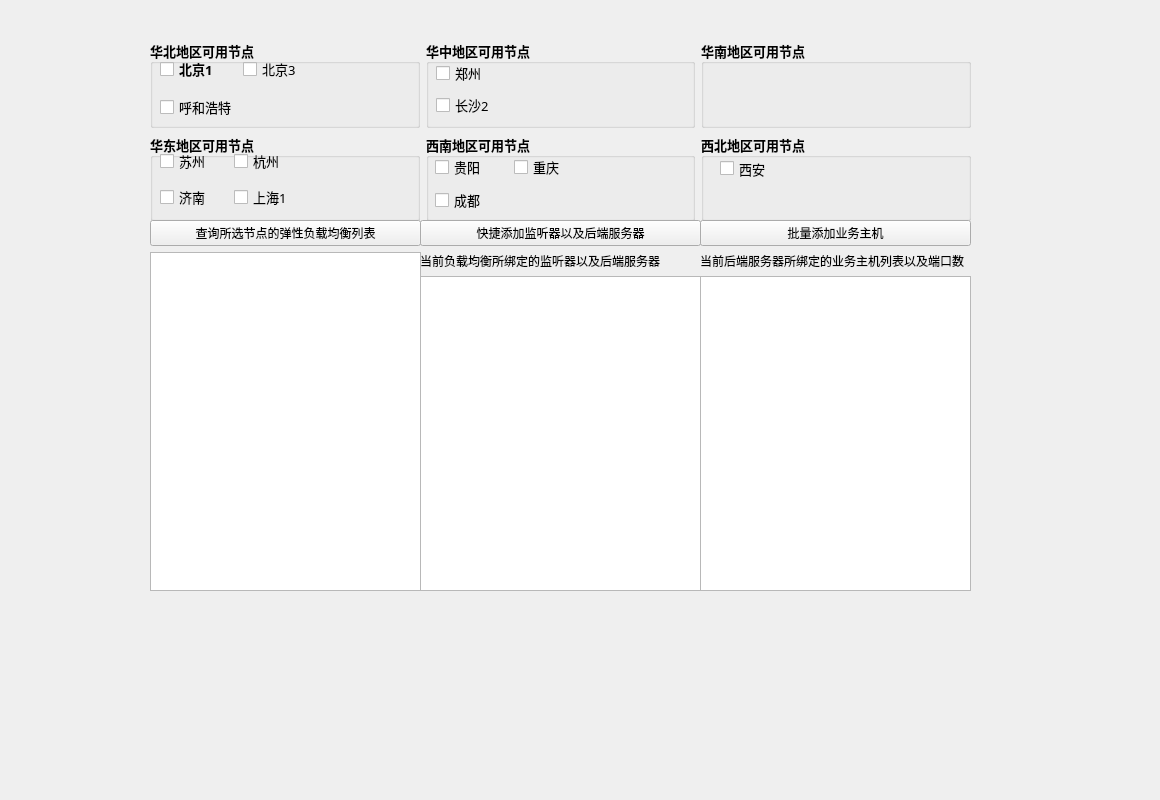
<?xml version="1.0" encoding="UTF-8"?>
<ui version="4.0">
 <class>Form</class>
 <widget class="QWidget" name="Form">
  <property name="geometry">
   <rect>
    <x>0</x>
    <y>0</y>
    <width>1160</width>
    <height>800</height>
   </rect>
  </property>
  <property name="windowTitle">
   <string>Form</string>
  </property>
  <property name="styleSheet">
   <string notr="true">#Form{border-image: url(:/img/main2.jpg);}</string>
  </property>
  <widget class="QWidget" name="widget" native="true">
   <property name="geometry">
    <rect>
     <x>150</x>
     <y>40</y>
     <width>821</width>
     <height>181</height>
    </rect>
   </property>
   <layout class="QGridLayout" name="gridLayout">
    <item row="0" column="1">
     <widget class="QGroupBox" name="groupBox_3">
      <property name="font">
       <font>
        <family>微软雅黑</family>
        <pointsize>10</pointsize>
        <bold>true</bold>
       </font>
      </property>
      <property name="title">
       <string>华中地区可用节点</string>
      </property>
      <widget class="QWidget" name="widget_3" native="true">
       <property name="geometry">
        <rect>
         <x>10</x>
         <y>20</y>
         <width>66</width>
         <height>58</height>
        </rect>
       </property>
       <layout class="QGridLayout" name="gridLayout_5">
        <item row="0" column="0">
         <widget class="QCheckBox" name="ZhengzhoucheckBox_3">
          <property name="font">
           <font>
            <family>微软雅黑</family>
            <pointsize>10</pointsize>
            <bold>false</bold>
           </font>
          </property>
          <property name="text">
           <string>郑州</string>
          </property>
         </widget>
        </item>
        <item row="1" column="0">
         <widget class="QCheckBox" name="Changsha2checkBox_4">
          <property name="font">
           <font>
            <family>微软雅黑</family>
            <pointsize>10</pointsize>
            <bold>false</bold>
           </font>
          </property>
          <property name="text">
           <string>长沙2</string>
          </property>
         </widget>
        </item>
       </layout>
      </widget>
     </widget>
    </item>
    <item row="1" column="0">
     <widget class="QGroupBox" name="groupBox_2">
      <property name="font">
       <font>
        <family>微软雅黑</family>
        <pointsize>10</pointsize>
        <bold>true</bold>
       </font>
      </property>
      <property name="title">
       <string>华东地区可用节点</string>
      </property>
      <widget class="QWidget" name="widget_4" native="true">
       <property name="geometry">
        <rect>
         <x>10</x>
         <y>10</y>
         <width>141</width>
         <height>71</height>
        </rect>
       </property>
       <layout class="QGridLayout" name="gridLayout_3">
        <item row="0" column="0">
         <widget class="QCheckBox" name="SuzhoucheckBox_6">
          <property name="font">
           <font>
            <family>微软雅黑</family>
            <pointsize>10</pointsize>
            <bold>false</bold>
           </font>
          </property>
          <property name="text">
           <string>苏州</string>
          </property>
         </widget>
        </item>
        <item row="0" column="1">
         <widget class="QCheckBox" name="HangzhoucheckBox_8">
          <property name="font">
           <font>
            <family>微软雅黑</family>
            <pointsize>10</pointsize>
            <bold>false</bold>
           </font>
          </property>
          <property name="text">
           <string>杭州</string>
          </property>
         </widget>
        </item>
        <item row="1" column="0">
         <widget class="QCheckBox" name="JinancheckBox_5">
          <property name="font">
           <font>
            <family>微软雅黑</family>
            <pointsize>10</pointsize>
            <bold>false</bold>
           </font>
          </property>
          <property name="text">
           <string>济南</string>
          </property>
         </widget>
        </item>
        <item row="1" column="1">
         <widget class="QCheckBox" name="ShanghaicheckBox_7">
          <property name="font">
           <font>
            <family>微软雅黑</family>
            <pointsize>10</pointsize>
            <bold>false</bold>
           </font>
          </property>
          <property name="text">
           <string>上海1</string>
          </property>
         </widget>
        </item>
       </layout>
      </widget>
     </widget>
    </item>
    <item row="1" column="1">
     <widget class="QGroupBox" name="groupBox_4">
      <property name="font">
       <font>
        <family>微软雅黑</family>
        <pointsize>10</pointsize>
        <bold>true</bold>
       </font>
      </property>
      <property name="title">
       <string>西南地区可用节点</string>
      </property>
      <widget class="QWidget" name="widget_5" native="true">
       <property name="geometry">
        <rect>
         <x>9</x>
         <y>19</y>
         <width>151</width>
         <height>61</height>
        </rect>
       </property>
       <layout class="QGridLayout" name="gridLayout_4">
        <item row="0" column="0">
         <widget class="QCheckBox" name="GuiyangcheckBox_10">
          <property name="font">
           <font>
            <family>微软雅黑</family>
            <pointsize>10</pointsize>
            <bold>false</bold>
           </font>
          </property>
          <property name="text">
           <string>贵阳</string>
          </property>
         </widget>
        </item>
        <item row="0" column="1">
         <widget class="QCheckBox" name="ChongqingcheckBox_11">
          <property name="font">
           <font>
            <family>微软雅黑</family>
            <pointsize>10</pointsize>
            <bold>false</bold>
           </font>
          </property>
          <property name="text">
           <string>重庆</string>
          </property>
         </widget>
        </item>
        <item row="1" column="0">
         <widget class="QCheckBox" name="ChengducheckBox_9">
          <property name="font">
           <font>
            <family>微软雅黑</family>
            <pointsize>10</pointsize>
            <bold>false</bold>
           </font>
          </property>
          <property name="text">
           <string>成都</string>
          </property>
         </widget>
        </item>
       </layout>
      </widget>
     </widget>
    </item>
    <item row="0" column="0">
     <widget class="QGroupBox" name="groupBox">
      <property name="font">
       <font>
        <family>微软雅黑</family>
        <pointsize>10</pointsize>
        <bold>true</bold>
       </font>
      </property>
      <property name="styleSheet">
       <string notr="true"/>
      </property>
      <property name="title">
       <string>华北地区可用节点</string>
      </property>
      <widget class="QWidget" name="widget_2" native="true">
       <property name="geometry">
        <rect>
         <x>10</x>
         <y>10</y>
         <width>156</width>
         <height>78</height>
        </rect>
       </property>
       <layout class="QGridLayout" name="gridLayout_2">
        <item row="0" column="0">
         <widget class="QCheckBox" name="Beijing1checkBox">
          <property name="text">
           <string>北京1</string>
          </property>
         </widget>
        </item>
        <item row="0" column="1">
         <widget class="QCheckBox" name="Beijing3checkBox">
          <property name="font">
           <font>
            <family>微软雅黑</family>
            <pointsize>10</pointsize>
            <bold>false</bold>
           </font>
          </property>
          <property name="text">
           <string>北京3</string>
          </property>
         </widget>
        </item>
        <item row="1" column="0">
         <widget class="QCheckBox" name="HuhehaotecheckBox_2">
          <property name="font">
           <font>
            <family>微软雅黑</family>
            <pointsize>10</pointsize>
            <bold>false</bold>
           </font>
          </property>
          <property name="text">
           <string>呼和浩特</string>
          </property>
         </widget>
        </item>
       </layout>
      </widget>
     </widget>
    </item>
    <item row="0" column="2">
     <widget class="QGroupBox" name="groupBox_5">
      <property name="font">
       <font>
        <family>微软雅黑</family>
        <pointsize>10</pointsize>
        <bold>true</bold>
       </font>
      </property>
      <property name="title">
       <string>华南地区可用节点</string>
      </property>
     </widget>
    </item>
    <item row="1" column="2">
     <widget class="QGroupBox" name="groupBox_6">
      <property name="font">
       <font>
        <family>微软雅黑</family>
        <pointsize>10</pointsize>
        <bold>true</bold>
       </font>
      </property>
      <property name="title">
       <string>西北地区可用节点</string>
      </property>
      <widget class="QCheckBox" name="XiancheckBox_13">
       <property name="geometry">
        <rect>
         <x>19</x>
         <y>22</y>
         <width>87</width>
         <height>25</height>
        </rect>
       </property>
       <property name="font">
        <font>
         <family>微软雅黑</family>
         <pointsize>10</pointsize>
         <bold>false</bold>
        </font>
       </property>
       <property name="text">
        <string>西安</string>
       </property>
      </widget>
     </widget>
    </item>
   </layout>
  </widget>
  <widget class="QWidget" name="verticalWidget" native="true">
   <property name="geometry">
    <rect>
     <x>150</x>
     <y>220</y>
     <width>271</width>
     <height>371</height>
    </rect>
   </property>
   <layout class="QVBoxLayout" name="verticalLayout">
    <item>
     <widget class="QPushButton" name="queryVlBtn">
      <property name="text">
       <string>查询所选节点的弹性负载均衡列表</string>
      </property>
     </widget>
    </item>
    <item>
     <widget class="QListWidget" name="vlbListWidget"/>
    </item>
   </layout>
  </widget>
  <widget class="QWidget" name="gridWidget" native="true">
   <property name="geometry">
    <rect>
     <x>420</x>
     <y>220</y>
     <width>281</width>
     <height>371</height>
    </rect>
   </property>
   <layout class="QGridLayout" name="gridLayout_6">
    <item row="3" column="1" colspan="2">
     <widget class="QListWidget" name="listenerListWidget"/>
    </item>
    <item row="1" column="1" colspan="2">
     <widget class="QPushButton" name="addListenerBtn">
      <property name="text">
       <string>快捷添加监听器以及后端服务器</string>
      </property>
     </widget>
    </item>
    <item row="2" column="1">
     <widget class="QLabel" name="label">
      <property name="text">
       <string>当前负载均衡所绑定的监听器以及后端服务器</string>
      </property>
     </widget>
    </item>
   </layout>
  </widget>
  <widget class="QWidget" name="gridWidget" native="true">
   <property name="geometry">
    <rect>
     <x>700</x>
     <y>220</y>
     <width>271</width>
     <height>371</height>
    </rect>
   </property>
   <layout class="QGridLayout" name="gridLayout_7">
    <item row="2" column="0">
     <widget class="QPushButton" name="addVMButton">
      <property name="text">
       <string>批量添加业务主机</string>
      </property>
     </widget>
    </item>
    <item row="4" column="0">
     <widget class="QListWidget" name="vmlistWidget"/>
    </item>
    <item row="3" column="0">
     <widget class="QLabel" name="label_2">
      <property name="text">
       <string>当前后端服务器所绑定的业务主机列表以及端口数</string>
      </property>
     </widget>
    </item>
   </layout>
  </widget>
 </widget>
 <resources/>
 <connections/>
</ui>
